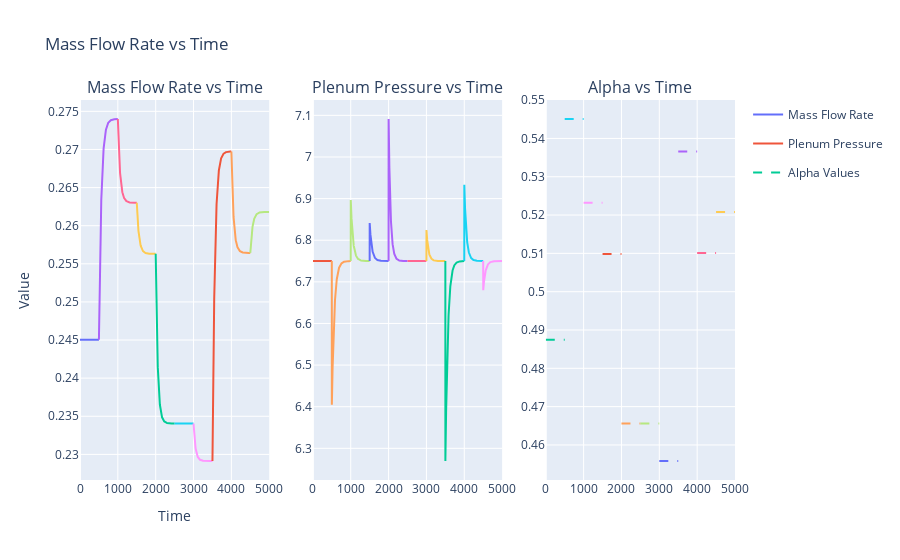

Write notebook code for a chart like this one.
### Code cell
fig = make_subplots(rows=1, cols=3, subplot_titles=("Mass Flow Rate vs Time", "Plenum Pressure vs Time", "Alpha vs Time"))

# Adiciona os gráficos de mass flow rate
for i in range(0, timestep * 2):
    fig.add_trace(go.Scatter(x=interval[i], y=np.squeeze(massFlowrate[i]), mode='lines',
                             name='Mass Flow Rate', legendgroup='massflow', showlegend=i == 0), row = 1, col = 1)
    fig.add_trace(go.Scatter(x=interval[i], y=np.squeeze(PlenumPressure[i]), mode='lines',
                             name='Plenum Pressure', legendgroup='pressure', showlegend=i == 0), row = 1, col = 2)
    fig.add_trace(go.Scatter(x=interval[i], y=np.squeeze(alpha_values[i]), mode='lines', 
                             name='Alpha Values', line=dict(dash='dash'), legendgroup='alpha', showlegend=i == 0), row = 1, col = 3)

# Atualiza layout
fig.update_layout(
    title='Mass Flow Rate vs Time',
    xaxis_title='Time',
    yaxis_title='Value',
    grid=dict(rows=1, columns=3),
    template='plotly',
)

# Mostra a figura
fig.show()

### Figure 1 — Plotly figure (JSON) as saved in the notebook; plotly's stock layout.template omitted (floating-point values rounded to 4 significant figures; data arrays with more than 128 entries replaced by an {"elided": "..."} marker saying what was removed)
{"data": [{"legendgroup": "massflow", "mode": "lines", "name": "Mass Flow Rate", "showlegend": true, "type": "scatter", "x": {"elided": "500 float values"}, "xaxis": "x", "y": {"elided": "500 float values"}, "yaxis": "y"}, {"legendgroup": "pressure", "mode": "lines", "name": "Plenum Pressure", "showlegend": true, "type": "scatter", "x": {"elided": "500 float values"}, "xaxis": "x2", "y": {"elided": "500 float values"}, "yaxis": "y2"}, {"legendgroup": "alpha", "line": {"dash": "dash"}, "mode": "lines", "name": "Alpha Values", "showlegend": true, "type": "scatter", "x": {"elided": "500 float values"}, "xaxis": "x3", "y": {"elided": "500 float values"}, "yaxis": "y3"}, {"legendgroup": "massflow", "mode": "lines", "name": "Mass Flow Rate", "showlegend": false, "type": "scatter", "x": {"elided": "500 float values"}, "xaxis": "x", "y": {"elided": "500 float values"}, "yaxis": "y"}, {"legendgroup": "pressure", "mode": "lines", "name": "Plenum Pressure", "showlegend": false, "type": "scatter", "x": {"elided": "500 float values"}, "xaxis": "x2", "y": {"elided": "500 float values"}, "yaxis": "y2"}, {"legendgroup": "alpha", "line": {"dash": "dash"}, "mode": "lines", "name": "Alpha Values", "showlegend": false, "type": "scatter", "x": {"elided": "500 float values"}, "xaxis": "x3", "y": {"elided": "500 float values"}, "yaxis": "y3"}, {"legendgroup": "massflow", "mode": "lines", "name": "Mass Flow Rate", "showlegend": false, "type": "scatter", "x": {"elided": "500 float values"}, "xaxis": "x", "y": {"elided": "500 float values"}, "yaxis": "y"}, {"legendgroup": "pressure", "mode": "lines", "name": "Plenum Pressure", "showlegend": false, "type": "scatter", "x": {"elided": "500 float values"}, "xaxis": "x2", "y": {"elided": "500 float values"}, "yaxis": "y2"}, {"legendgroup": "alpha", "line": {"dash": "dash"}, "mode": "lines", "name": "Alpha Values", "showlegend": false, "type": "scatter", "x": {"elided": "500 float values"}, "xaxis": "x3", "y": {"elided": "500 float values"}, "yaxis": "y3"}, {"legendgroup": "massflow", "mode": "lines", "name": "Mass Flow Rate", "showlegend": false, "type": "scatter", "x": {"elided": "500 float values"}, "xaxis": "x", "y": {"elided": "500 float values"}, "yaxis": "y"}, {"legendgroup": "pressure", "mode": "lines", "name": "Plenum Pressure", "showlegend": false, "type": "scatter", "x": {"elided": "500 float values"}, "xaxis": "x2", "y": {"elided": "500 float values"}, "yaxis": "y2"}, {"legendgroup": "alpha", "line": {"dash": "dash"}, "mode": "lines", "name": "Alpha Values", "showlegend": false, "type": "scatter", "x": {"elided": "500 float values"}, "xaxis": "x3", "y": {"elided": "500 float values"}, "yaxis": "y3"}, {"legendgroup": "massflow", "mode": "lines", "name": "Mass Flow Rate", "showlegend": false, "type": "scatter", "x": {"elided": "500 float values"}, "xaxis": "x", "y": {"elided": "500 float values"}, "yaxis": "y"}, {"legendgroup": "pressure", "mode": "lines", "name": "Plenum Pressure", "showlegend": false, "type": "scatter", "x": {"elided": "500 float values"}, "xaxis": "x2", "y": {"elided": "500 float values"}, "yaxis": "y2"}, {"legendgroup": "alpha", "line": {"dash": "dash"}, "mode": "lines", "name": "Alpha Values", "showlegend": false, "type": "scatter", "x": {"elided": "500 float values"}, "xaxis": "x3", "y": {"elided": "500 float values"}, "yaxis": "y3"}, {"legendgroup": "massflow", "mode": "lines", "name": "Mass Flow Rate", "showlegend": false, "type": "scatter", "x": {"elided": "500 float values"}, "xaxis": "x", "y": {"elided": "500 float values"}, "yaxis": "y"}, {"legendgroup": "pressure", "mode": "lines", "name": "Plenum Pressure", "showlegend": false, "type": "scatter", "x": {"elided": "500 float values"}, "xaxis": "x2", "y": {"elided": "500 float values"}, "yaxis": "y2"}, {"legendgroup": "alpha", "line": {"dash": "dash"}, "mode": "lines", "name": "Alpha Values", "showlegend": false, "type": "scatter", "x": {"elided": "500 float values"}, "xaxis": "x3", "y": {"elided": "500 float values"}, "yaxis": "y3"}, {"legendgroup": "massflow", "mode": "lines", "name": "Mass Flow Rate", "showlegend": false, "type": "scatter", "x": {"elided": "500 float values"}, "xaxis": "x", "y": {"elided": "500 float values"}, "yaxis": "y"}, {"legendgroup": "pressure", "mode": "lines", "name": "Plenum Pressure", "showlegend": false, "type": "scatter", "x": {"elided": "500 float values"}, "xaxis": "x2", "y": {"elided": "500 float values"}, "yaxis": "y2"}, {"legendgroup": "alpha", "line": {"dash": "dash"}, "mode": "lines", "name": "Alpha Values", "showlegend": false, "type": "scatter", "x": {"elided": "500 float values"}, "xaxis": "x3", "y": {"elided": "500 float values"}, "yaxis": "y3"}, {"legendgroup": "massflow", "mode": "lines", "name": "Mass Flow Rate", "showlegend": false, "type": "scatter", "x": {"elided": "500 float values"}, "xaxis": "x", "y": {"elided": "500 float values"}, "yaxis": "y"}, {"legendgroup": "pressure", "mode": "lines", "name": "Plenum Pressure", "showlegend": false, "type": "scatter", "x": {"elided": "500 float values"}, "xaxis": "x2", "y": {"elided": "500 float values"}, "yaxis": "y2"}, {"legendgroup": "alpha", "line": {"dash": "dash"}, "mode": "lines", "name": "Alpha Values", "showlegend": false, "type": "scatter", "x": {"elided": "500 float values"}, "xaxis": "x3", "y": {"elided": "500 float values"}, "yaxis": "y3"}, {"legendgroup": "massflow", "mode": "lines", "name": "Mass Flow Rate", "showlegend": false, "type": "scatter", "x": {"elided": "500 float values"}, "xaxis": "x", "y": {"elided": "500 float values"}, "yaxis": "y"}, {"legendgroup": "pressure", "mode": "lines", "name": "Plenum Pressure", "showlegend": false, "type": "scatter", "x": {"elided": "500 float values"}, "xaxis": "x2", "y": {"elided": "500 float values"}, "yaxis": "y2"}, {"legendgroup": "alpha", "line": {"dash": "dash"}, "mode": "lines", "name": "Alpha Values", "showlegend": false, "type": "scatter", "x": {"elided": "500 float values"}, "xaxis": "x3", "y": {"elided": "500 float values"}, "yaxis": "y3"}, {"legendgroup": "massflow", "mode": "lines", "name": "Mass Flow Rate", "showlegend": false, "type": "scatter", "x": {"elided": "500 float values"}, "xaxis": "x", "y": {"elided": "500 float values"}, "yaxis": "y"}, {"legendgroup": "pressure", "mode": "lines", "name": "Plenum Pressure", "showlegend": false, "type": "scatter", "x": {"elided": "500 float values"}, "xaxis": "x2", "y": {"elided": "500 float values"}, "yaxis": "y2"}, {"legendgroup": "alpha", "line": {"dash": "dash"}, "mode": "lines", "name": "Alpha Values", "showlegend": false, "type": "scatter", "x": {"elided": "500 float values"}, "xaxis": "x3", "y": {"elided": "500 float values"}, "yaxis": "y3"}], "layout": {"annotations": [{"font": {"size": 16}, "showarrow": false, "text": "Mass Flow Rate vs Time", "x": 0.1444, "xanchor": "center", "xref": "paper", "y": 1, "yanchor": "bottom", "yref": "paper"}, {"font": {"size": 16}, "showarrow": false, "text": "Plenum Pressure vs Time", "x": 0.5, "xanchor": "center", "xref": "paper", "y": 1, "yanchor": "bottom", "yref": "paper"}, {"font": {"size": 16}, "showarrow": false, "text": "Alpha vs Time", "x": 0.8556, "xanchor": "center", "xref": "paper", "y": 1, "yanchor": "bottom", "yref": "paper"}], "grid": {"columns": 3, "rows": 1}, "title": {"text": "Mass Flow Rate vs Time"}, "xaxis": {"anchor": "y", "domain": [0, 0.2889], "title": {"text": "Time"}}, "xaxis2": {"anchor": "y2", "domain": [0.3556, 0.6444]}, "xaxis3": {"anchor": "y3", "domain": [0.7111, 1]}, "yaxis": {"anchor": "x", "domain": [0, 1], "title": {"text": "Value"}}, "yaxis2": {"anchor": "x2", "domain": [0, 1]}, "yaxis3": {"anchor": "x3", "domain": [0, 1]}}}
